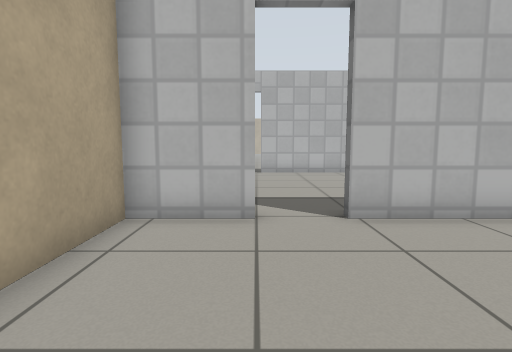
[1] (above)

19 first-person views from a walk through a robot-simulator world made for Gazebo. The camera is 0.72 m above the floor, tilts 6° down and sees 80° across. The floor is counted in squares, 0.5 m on a side. Each view is taken from the middle of a square. On the plan, view 1 faces up. The plan holds only what a view shows up to about 14 squares ahead; the rest is blank. The place goes on beyond the plan. Gazebo's built-in surfaces are drawn with simple patterns.

[2]
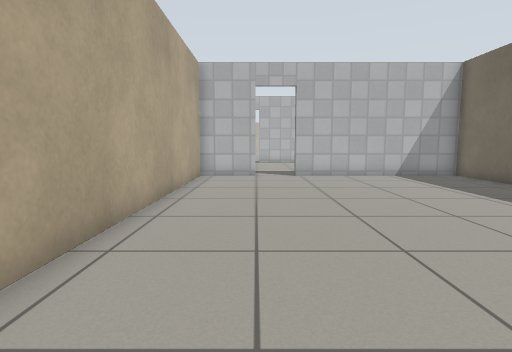

[3]
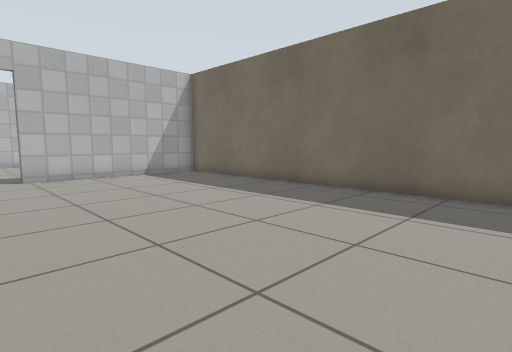

[4]
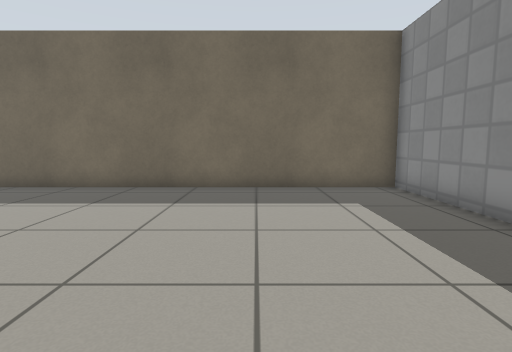

[5]
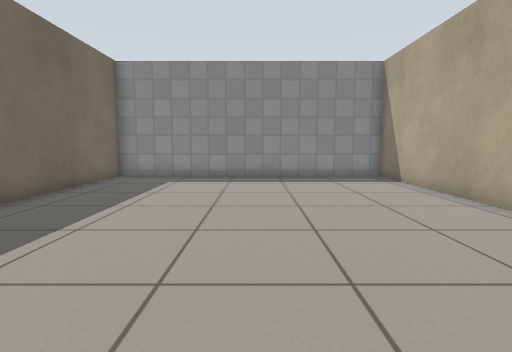

[6]
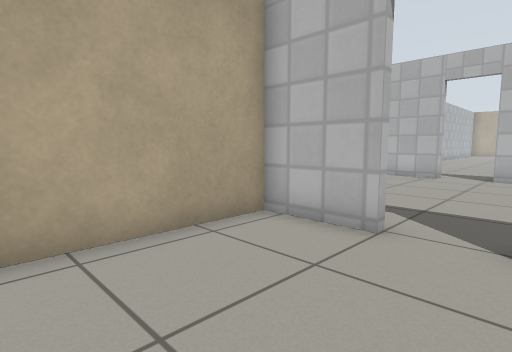

[7]
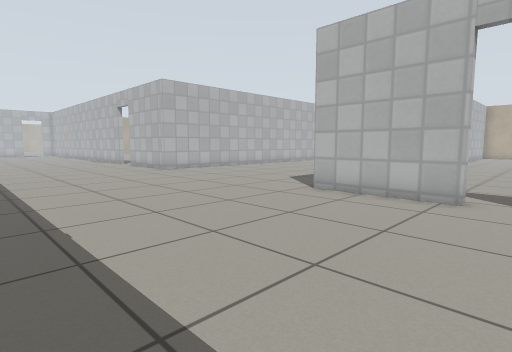

[8]
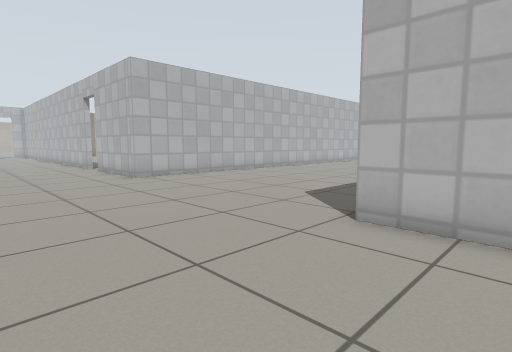

[9]
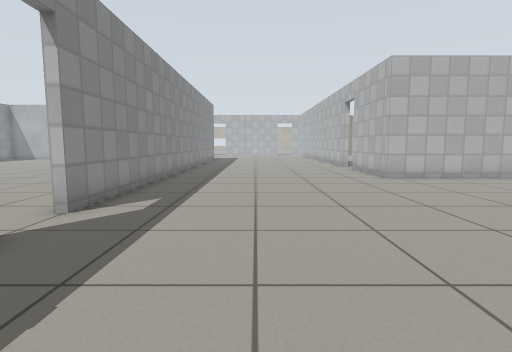

[10]
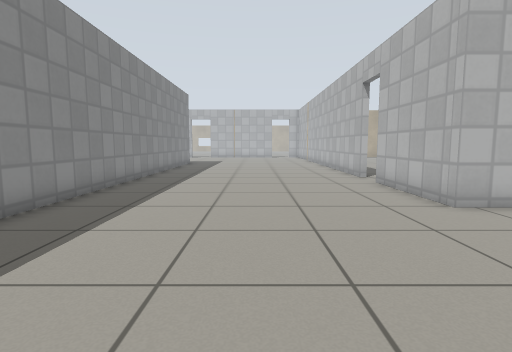

[11]
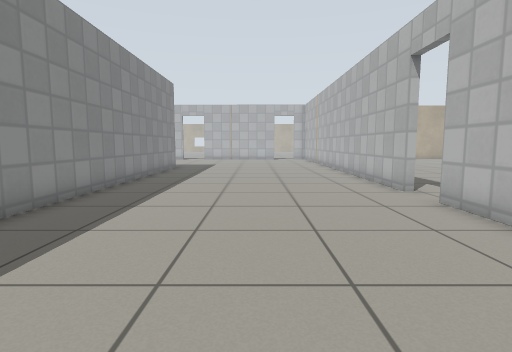

[12]
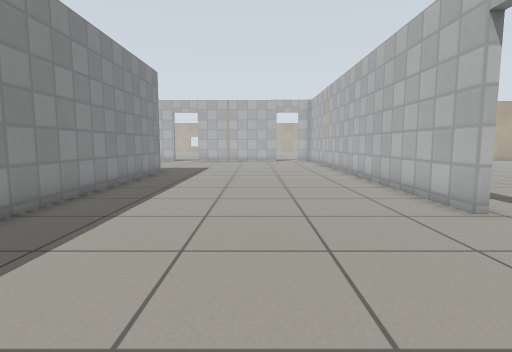

[13]
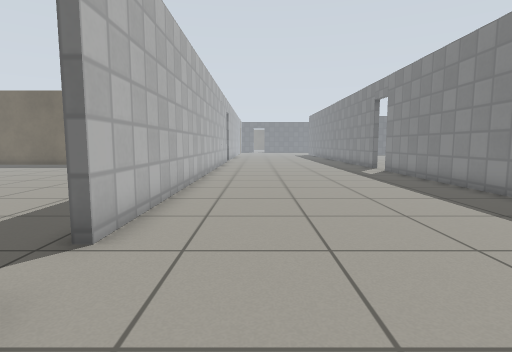

[14]
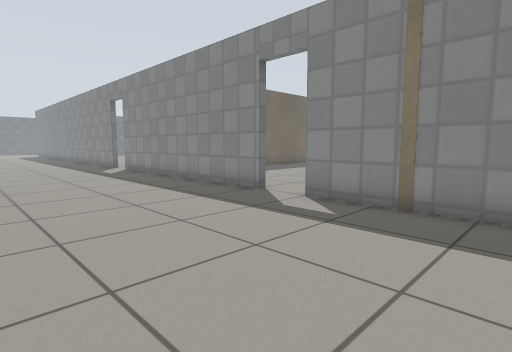

[15]
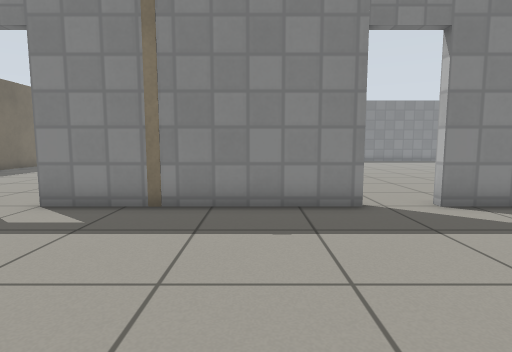

[16]
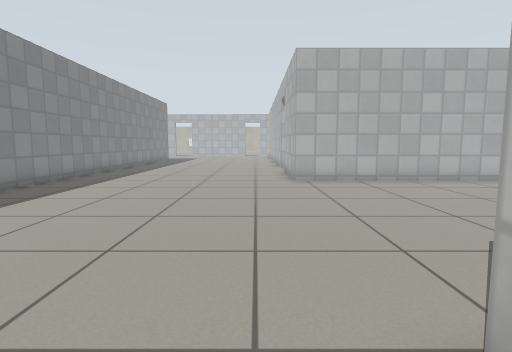

[17]
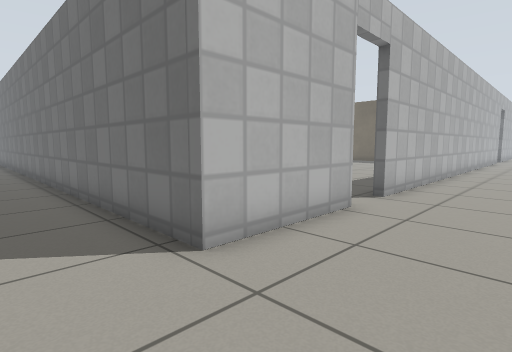

[18]
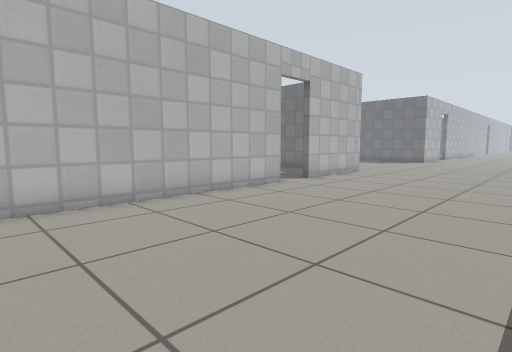

[19]
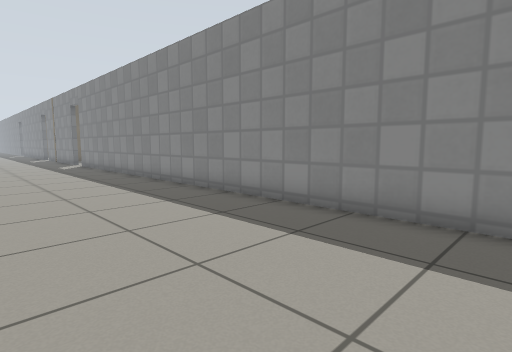

### Floor plan
Points are (right, up) in squares from view 1. A wall is a line through its corners. A room is listed if a view was taken in it or the views show most of it. See-through windows are left out.
Room 1 (views 1, 2, 3, 4, 5, 6)
walls: (0, 5.8) (-2.5, 5.8) (-2.5, -12.6) (9.1, -12.6) (9.1, 5.8) (1.8, 5.8)
ways out: open door at (0.5, 6) to room 2
Room 2 (views 7, 8, 9, 10, 11, 12, 13, 14, 15, 16, 17, 18, 19)
walls: (-7.5, 6.1) (0, 6.1); (-1.5, 15.3) (-5.7, 15.3) (-5.7, 20.5); (-15.8, 20.5) (-15.8, 15.3) (-20.4, 15.3) (-20.4, 15.9); (-22.1, 15.3) (-30.5, 15.3); (1.8, 6.1) (10.4, 6.1); (-30.6, 6.1) (-9.2, 6.1); (10.1, 15.3) (0.3, 15.3)
ways out: open door at (0.5, 6) to room 1; open door at (-21.5, 16); open door at (-8.5, 6); open door at (-0.5, 15.5)

Positions as (right, up) in squares from view 1, and headings:
1: (0, 0), facing up
2: (0, -8), facing up
3: (0, -8), facing up-right
4: (-1, -8), facing right
5: (3, 1), facing down
6: (2, 1), facing up-left
7: (0, 7), facing up-left
8: (-3, 10), facing up-left
9: (-3, 10), facing left
10: (-9, 11), facing left
11: (-13, 11), facing left
12: (-16, 11), facing left
13: (-4, 13), facing right
14: (-5, 13), facing down-right
15: (-5, 13), facing down
16: (-4, 14), facing left
17: (-8, 12), facing up-right
18: (-31, 8), facing up-right
19: (-31, 12), facing down-right
